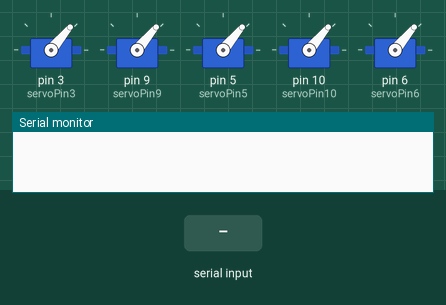
A sketch run on a simulated Arduino Uno, built with avr-gcc and run on an emulated ATmega328P. On the bench: 5 × servo, the last lines printed to the serial monitor. Inputs (shaded band) come from the test bench.

Above: at 1.2 s.
1.3 s: "90,45,200\n" received over Serial
At 2.9 s:
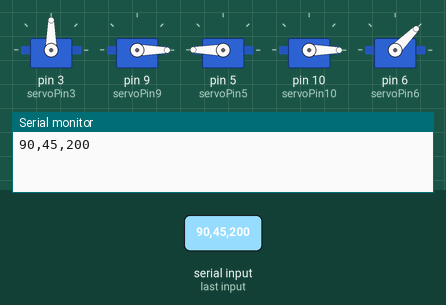
3.8 s: "90,45\n" received over Serial
At 6.0 s:
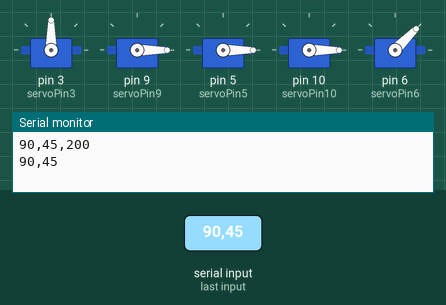
6.3 s: "30,150,10,200\n" received over Serial
At 8.1 s:
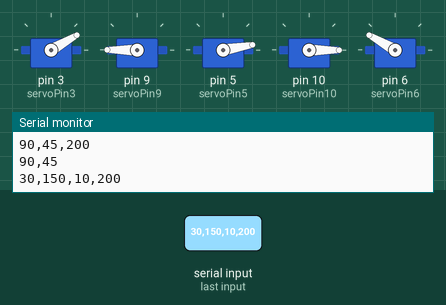
8.8 s: "5\n" received over Serial
At 10.8 s:
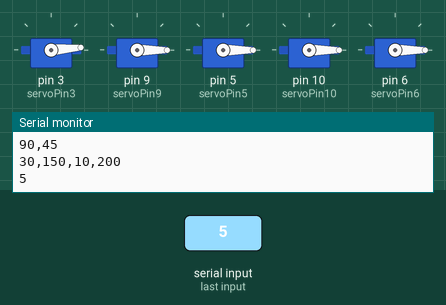
11.3 s: "30,150,10\n" received over Serial
At 13.0 s:
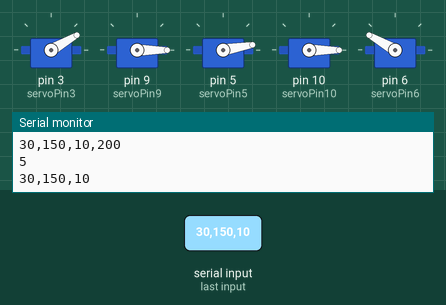
13.8 s: "90\n" received over Serial
At 16.0 s:
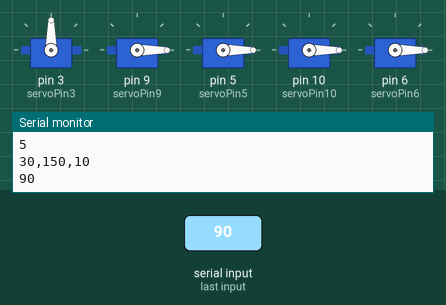
Timing chart, 0 to 17.3 s (numbered marks = the images above; inputs shaded):
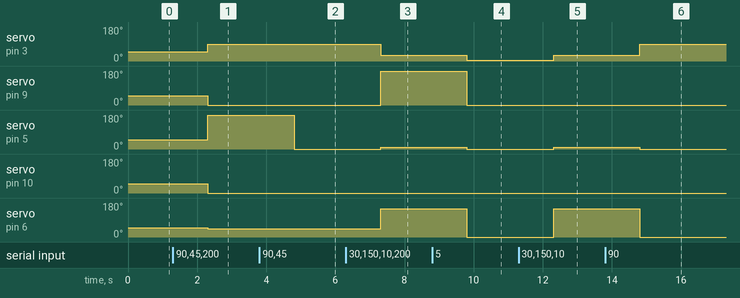

The sketch:

Servo_fromSerialCom.ino
```cpp
#include <Servo.h>

String PWMset = "50,50,50,50,50";
String kot;
int servoPin3 = 3;
int servoPin5 = 5;
int servoPin6 = 6;
int servoPin9 = 9;
int servoPin10 = 10;
Servo palec;
Servo kazalec;
Servo sredinec;
Servo prstanec;
Servo mezinec;

void setup() {
  // initialize the serial communication:
  Serial.begin(9600);
  palec.attach(servoPin3);
  prstanec.attach(servoPin9);
  sredinec.attach(servoPin5);
  mezinec.attach(servoPin10);
  kazalec.attach(servoPin6);
}

void loop() { //koda ki pove servotom za koliko naj se obrnejo med 0 in 180

  kot = getValue(PWMset, ',', 0);
  palec.write(kot.toInt());
  kot = getValue(PWMset, ',', 1);
  kazalec.write(kot.toInt());
  kot = getValue(PWMset, ',', 2);
  sredinec.write(kot.toInt());
  kot = getValue(PWMset, ',', 3);
  prstanec.write(kot.toInt());
  kot = getValue(PWMset, ',', 4);
  mezinec.write(kot.toInt());
  delay(10);
}


void serialEvent() { /*Se ne izvede dokler loop ne pride do konca... prasec */
  PWMset = Serial.readString();
  Serial.println(PWMset);
}

String getValue(String data, char separator, int index)/* Parsa String v array, loči jih pa glede na separator char */
{
    int found = 0;
    int strIndex[] = { 0, -1 };
    int maxIndex = data.length() - 1;

    for (int i = 0; i <= maxIndex && found <= index; i++) {
        if (data.charAt(i) == separator || i == maxIndex) {
            found++;
            strIndex[0] = strIndex[1] + 1;
            strIndex[1] = (i == maxIndex) ? i+1 : i;
        }
    }
    return found > index ? data.substring(strIndex[0], strIndex[1]) : "";
}
```

Measured:
- after the input at 1.3 s, servo on pin 3 (servoPin3): 50° → 90° after 1.0 s; servo on pin 9 (servoPin9), servo on pin 10 (servoPin10): 50° → 0° after 1.0 s; servo on pin 5 (servoPin5): 50° → 180° after 1.0 s; servo on pin 6 (servoPin6): 50° → 45° after 1.0 s
- after the input at 3.8 s, servo on pin 5 (servoPin5): 180° → 0° after 1.0 s
- after the input at 6.3 s, servo on pin 3 (servoPin3): 90° → 30° after 1.0 s; servo on pin 9 (servoPin9): 0° → 180° after 1.0 s; servo on pin 5 (servoPin5): 0° → 10° after 1.0 s; servo on pin 6 (servoPin6): 45° → 150° after 1.0 s
- after the input at 8.8 s, servo on pin 3 (servoPin3): 30° → 5° after 1.0 s; servo on pin 9 (servoPin9): 180° → 0° after 1.0 s; servo on pin 5 (servoPin5): 10° → 0° after 1.0 s; servo on pin 6 (servoPin6): 150° → 0° after 1.0 s
- after the input at 11.3 s, servo on pin 3 (servoPin3): 5° → 30° after 1.0 s; servo on pin 5 (servoPin5): 0° → 10° after 1.0 s; servo on pin 6 (servoPin6): 0° → 150° after 1.0 s
- after the input at 13.8 s, servo on pin 3 (servoPin3): 30° → 90° after 1.0 s; servo on pin 5 (servoPin5): 10° → 0° after 1.0 s; servo on pin 6 (servoPin6): 150° → 0° after 1.0 s
